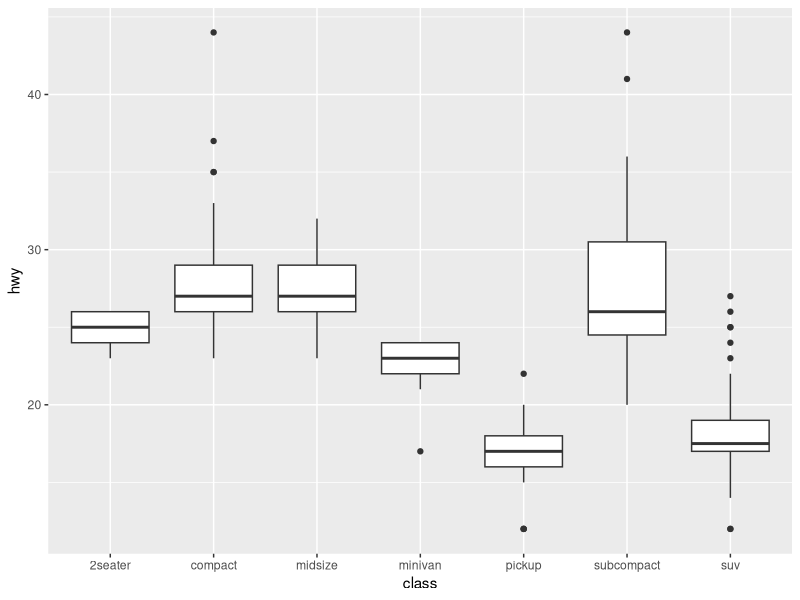
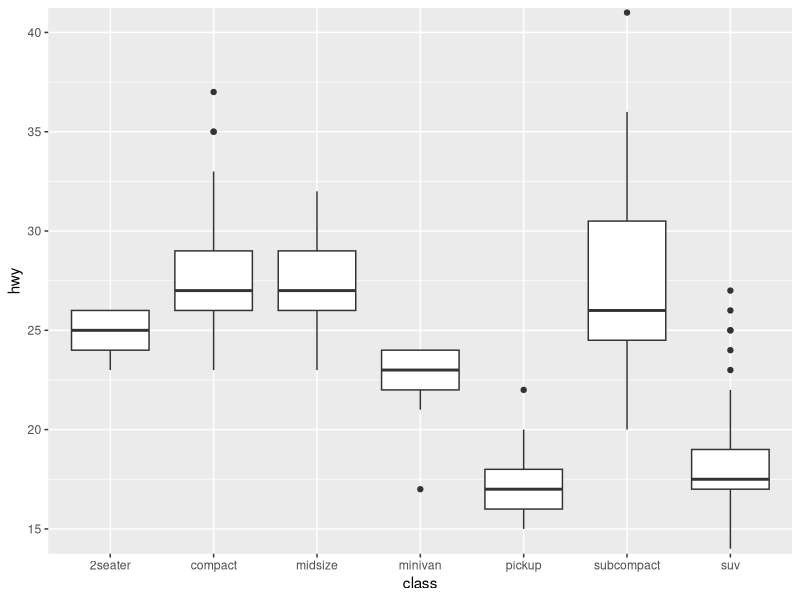
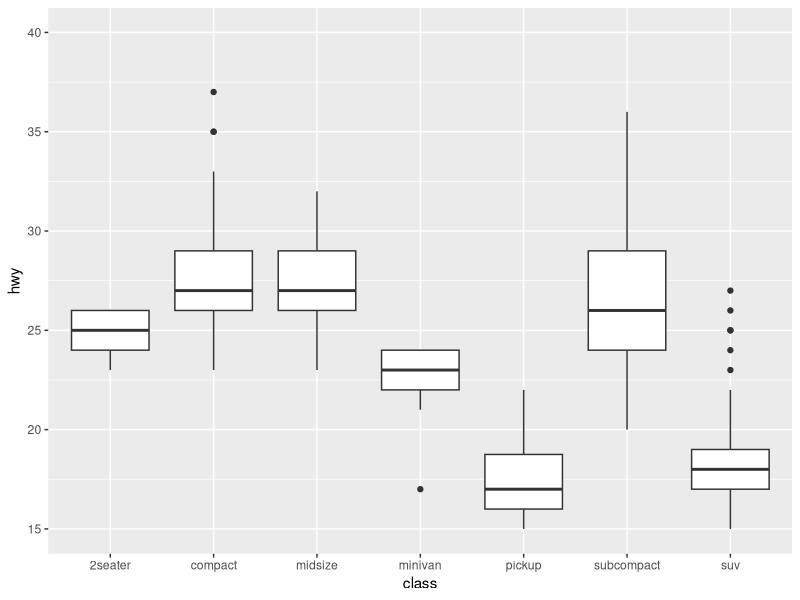
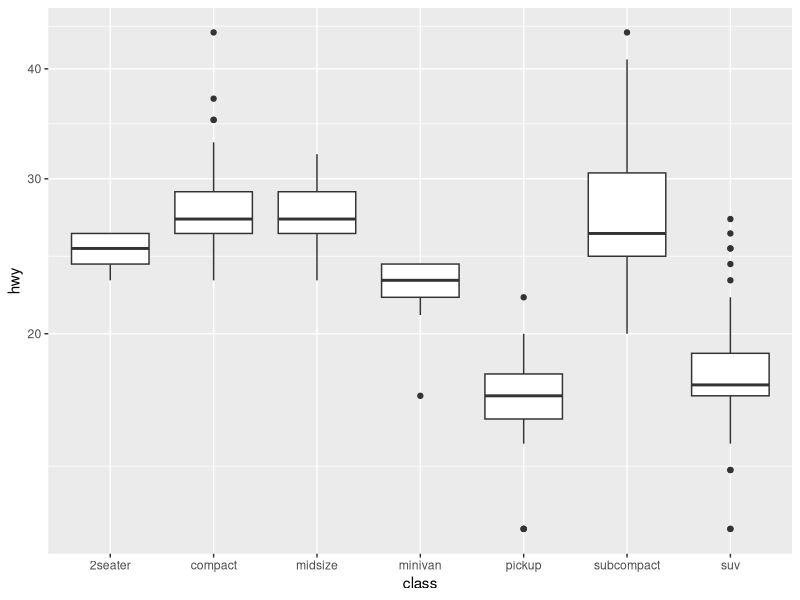
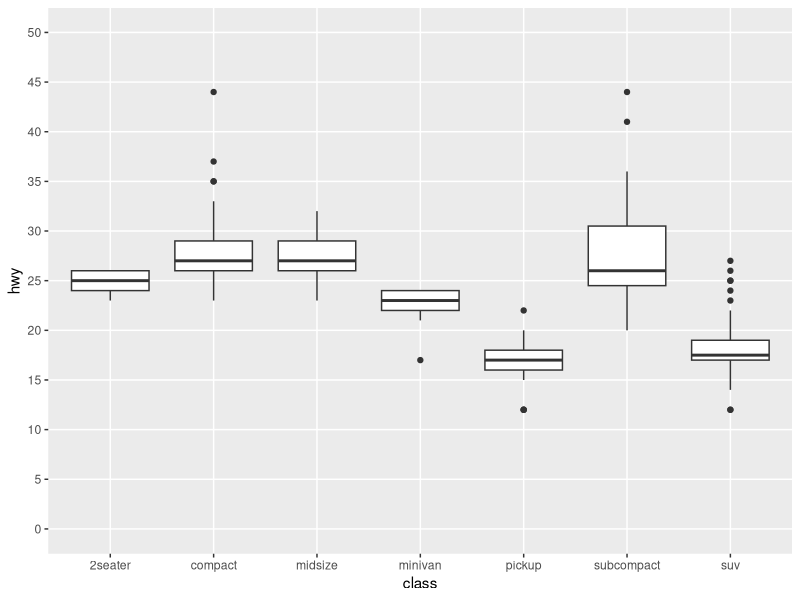
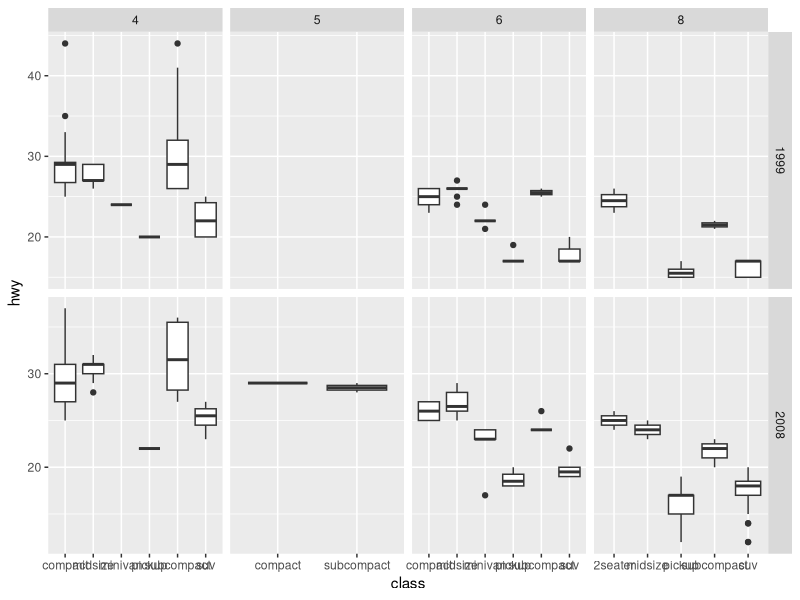
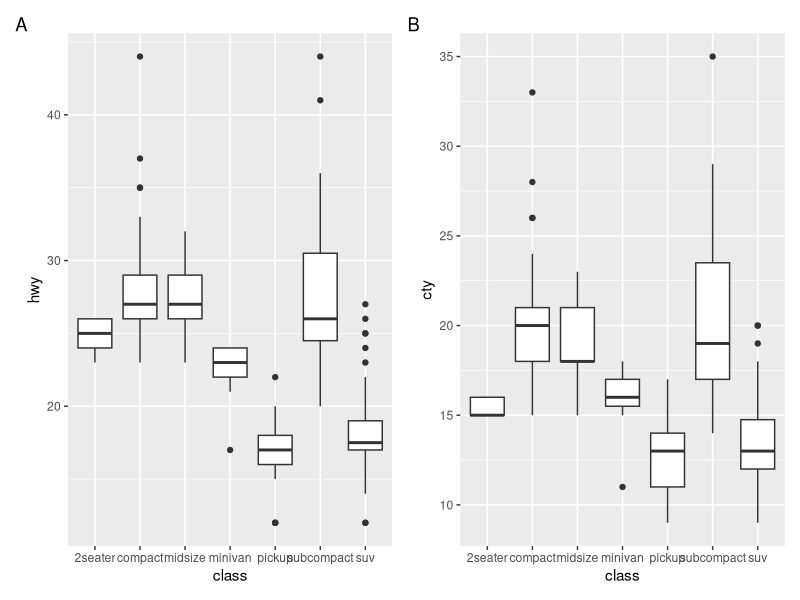

Source code (R) for these figures, in order:
## ---- chunk 1
library(tidyverse)
mpg |> 
  ggplot(aes(x = class, y = hwy)) +
  geom_boxplot()
## ---- chunk 2
mpg |> 
  ggplot(aes(x = class, y = hwy)) +
  geom_boxplot() +
  coord_cartesian(ylim = c(15, 40))
## ---- chunk 3
mpg |> 
  ggplot(aes(x = class, y = hwy)) +
  geom_boxplot() +
  ylim(15, 40)
## ---- chunk 4
mpg |> 
  ggplot(aes(x = class, y = hwy)) +
  geom_boxplot() +
  scale_y_log10()
## ---- chunk 5
mpg |> 
  ggplot(aes(x = class, y = hwy)) +
  geom_boxplot() +
  scale_y_continuous(limits = c(0, 50), breaks = seq(0, 50, 5)) +
  theme(panel.grid.minor = element_blank())
## ---- chunk 6
mpg |> 
  ggplot(aes(x = class, y = hwy)) +
  geom_boxplot() +
  facet_grid(rows = vars(year), cols = vars(cyl), scale = "free")
## ---- chunk 7
hwy_plot <- mpg |> 
  ggplot(aes(x = class, y = hwy)) +
  geom_boxplot()
cty_plot <- mpg |> 
  ggplot(aes(x = class, y = cty)) +
  geom_boxplot()
library(patchwork)
hwy_plot + cty_plot + plot_annotation(tag_levels = "A")
# ggsave("fuel_efficiency_class.png")
